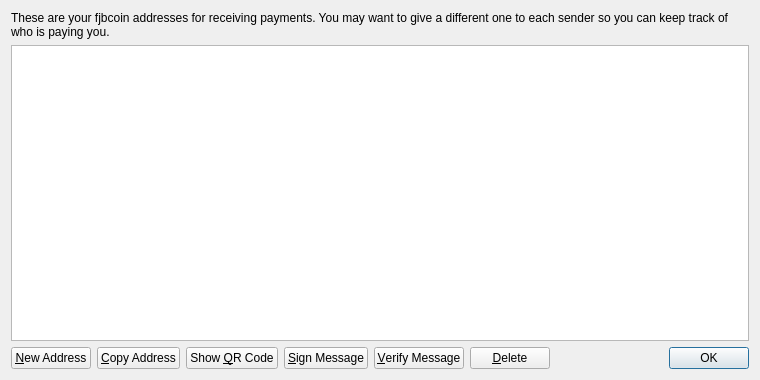
<?xml version="1.0" encoding="UTF-8"?>
<ui version="4.0">
 <class>AddressBookPage</class>
 <widget class="QWidget" name="AddressBookPage">
  <property name="geometry">
   <rect>
    <x>0</x>
    <y>0</y>
    <width>760</width>
    <height>380</height>
   </rect>
  </property>
  <property name="windowTitle">
   <string>Address Book</string>
  </property>
  <layout class="QVBoxLayout" name="verticalLayout">
   <item>
    <widget class="QLabel" name="labelExplanation">
     <property name="text">
      <string>These are your fjbcoin addresses for receiving payments. You may want to give a different one to each sender so you can keep track of who is paying you.</string>
     </property>
     <property name="textFormat">
      <enum>Qt::PlainText</enum>
     </property>
     <property name="wordWrap">
      <bool>true</bool>
     </property>
    </widget>
   </item>
   <item>
    <widget class="QTableView" name="tableView">
     <property name="contextMenuPolicy">
      <enum>Qt::CustomContextMenu</enum>
     </property>
     <property name="toolTip">
      <string>Double-click to edit address or label</string>
     </property>
     <property name="tabKeyNavigation">
      <bool>false</bool>
     </property>
     <property name="alternatingRowColors">
      <bool>true</bool>
     </property>
     <property name="selectionMode">
      <enum>QAbstractItemView::SingleSelection</enum>
     </property>
     <property name="selectionBehavior">
      <enum>QAbstractItemView::SelectRows</enum>
     </property>
     <property name="sortingEnabled">
      <bool>true</bool>
     </property>
     <attribute name="verticalHeaderVisible">
      <bool>false</bool>
     </attribute>
    </widget>
   </item>
   <item>
    <layout class="QHBoxLayout" name="horizontalLayout">
     <item>
      <widget class="QPushButton" name="newAddressButton">
       <property name="toolTip">
        <string>Create a new address</string>
       </property>
       <property name="text">
        <string>&amp;New Address</string>
       </property>
       <property name="icon">
        <iconset resource="../bitcoin.qrc">
         <normaloff>:/icons/add</normaloff>:/icons/add</iconset>
       </property>
      </widget>
     </item>
     <item>
      <widget class="QPushButton" name="copyToClipboard">
       <property name="toolTip">
        <string>Copy the currently selected address to the system clipboard</string>
       </property>
       <property name="text">
        <string>&amp;Copy Address</string>
       </property>
       <property name="icon">
        <iconset resource="../bitcoin.qrc">
         <normaloff>:/icons/editcopy</normaloff>:/icons/editcopy</iconset>
       </property>
      </widget>
     </item>
     <item>
      <widget class="QPushButton" name="showQRCode">
       <property name="text">
        <string>Show &amp;QR Code</string>
       </property>
       <property name="icon">
        <iconset resource="../bitcoin.qrc">
         <normaloff>:/icons/qrcode</normaloff>:/icons/qrcode</iconset>
       </property>
      </widget>
     </item>
     <item>
      <widget class="QPushButton" name="signMessage">
       <property name="toolTip">
        <string>Sign a message to prove you own a Bitcoin address</string>
       </property>
       <property name="text">
        <string>&amp;Sign Message</string>
       </property>
       <property name="icon">
        <iconset resource="../bitcoin.qrc">
         <normaloff>:/icons/edit</normaloff>:/icons/edit</iconset>
       </property>
      </widget>
     </item>
     <item>
      <widget class="QPushButton" name="verifyMessage">
       <property name="toolTip">
        <string>Verify a message to ensure it was signed with a specified Bitcoin address</string>
       </property>
       <property name="text">
        <string>&amp;Verify Message</string>
       </property>
       <property name="icon">
        <iconset resource="../bitcoin.qrc">
         <normaloff>:/icons/transaction_0</normaloff>:/icons/transaction_0</iconset>
       </property>
      </widget>
     </item>
     <item>
      <widget class="QPushButton" name="deleteButton">
       <property name="toolTip">
        <string>Delete the currently selected address from the list. Only sending addresses can be deleted.</string>
       </property>
       <property name="text">
        <string>&amp;Delete</string>
       </property>
       <property name="icon">
        <iconset resource="../bitcoin.qrc">
         <normaloff>:/icons/remove</normaloff>:/icons/remove</iconset>
       </property>
      </widget>
     </item>
     <item>
      <spacer name="horizontalSpacer">
       <property name="orientation">
        <enum>Qt::Horizontal</enum>
       </property>
       <property name="sizeHint" stdset="0">
        <size>
         <width>40</width>
         <height>20</height>
        </size>
       </property>
      </spacer>
     </item>
     <item>
      <widget class="QDialogButtonBox" name="buttonBox">
       <property name="sizePolicy">
        <sizepolicy hsizetype="Maximum" vsizetype="Fixed">
         <horstretch>0</horstretch>
         <verstretch>0</verstretch>
        </sizepolicy>
       </property>
       <property name="standardButtons">
        <set>QDialogButtonBox::Ok</set>
       </property>
      </widget>
     </item>
    </layout>
   </item>
  </layout>
 </widget>
 <resources>
  <include location="../bitcoin.qrc"/>
 </resources>
 <connections/>
</ui>
